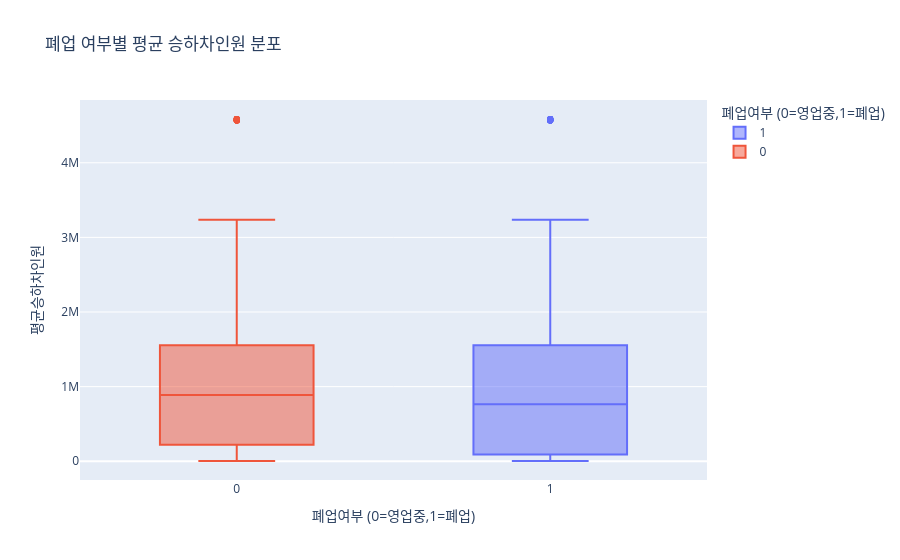

Notebook cell for this chart:
### Markdown cell above
**폐업여부와 평균승하차 인원 p-value 결과**
- 실제 다른 데이터로 결측치를 보완했더니 p-value가 0.06으로 통계적 유의성이 사라짐 > 유동인구 단독으로는 폐업 여부를 충분히 설명하지 못함 > 역거리, 시설면적 등 다른 변수와 함께 봐야함

### Code cell
# 폐업여부와 승하차인원 박스플롯 시각화

fig = px.box(
    df_final,
    x = '폐업여부',
    y = '평균승하차인원',
    title = '폐업 여부별 평균 승하차인원 분포',
    labels = {'폐업여부':'폐업여부 (0=영업중,1=폐업)'},
    color = '폐업여부')

fig.show()

### Figure 1 — Plotly figure (JSON) as saved in the notebook; plotly's stock layout.template omitted (floating-point values rounded to 4 significant figures; data arrays with more than 128 entries replaced by an {"elided": "..."} marker saying what was removed)
{"data": [{"alignmentgroup": "True", "hovertemplate": "폐업여부 (0=영업중,1=폐업)=%{x}<br>평균승하차인원=%{y}<extra></extra>", "legendgroup": "1", "marker": {"color": "#636efa"}, "name": "1", "notched": false, "offsetgroup": "1", "orientation": "v", "showlegend": true, "type": "box", "x": {"elided": "2956 int values"}, "x0": " ", "xaxis": "x", "y": {"elided": "2956 float values"}, "y0": " ", "yaxis": "y"}, {"alignmentgroup": "True", "hovertemplate": "폐업여부 (0=영업중,1=폐업)=%{x}<br>평균승하차인원=%{y}<extra></extra>", "legendgroup": "0", "marker": {"color": "#EF553B"}, "name": "0", "notched": false, "offsetgroup": "0", "orientation": "v", "showlegend": true, "type": "box", "x": {"elided": "953 int values"}, "x0": " ", "xaxis": "x", "y": {"elided": "953 float values"}, "y0": " ", "yaxis": "y"}], "layout": {"autosize": true, "boxmode": "overlay", "legend": {"title": {"text": "폐업여부 (0=영업중,1=폐업)"}, "tracegroupgap": 0}, "title": {"text": "폐업 여부별 평균 승하차인원 분포"}, "xaxis": {"anchor": "y", "autorange": true, "categoryarray": [1, 0], "categoryorder": "array", "domain": [0, 1], "range": [-0.5, 1.5], "title": {"text": "폐업여부 (0=영업중,1=폐업)"}, "type": "linear"}, "yaxis": {"anchor": "x", "autorange": true, "domain": [0, 1], "range": [-251200.0, 4841000.0], "title": {"text": "평균승하차인원"}, "type": "linear"}}}
